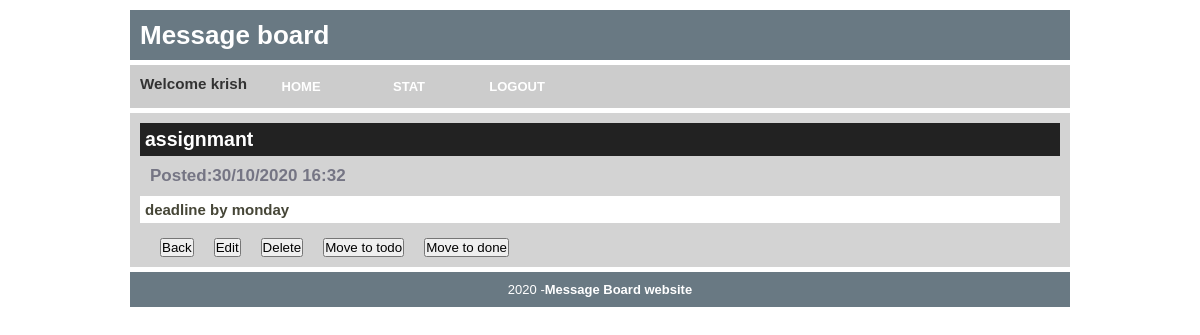
/item/1?table=inprogress (signed in), run on the app's committed database.
### models.py (models this page shows)
class User(db.Model,UserMixin):
    __tablename__ ='users'
    id = db.Column(db.Integer,primary_key=True,autoincrement=True)
    username = db.Column(db.String(100))
    email = db.Column(db.String(100),unique=True)
    password = db.Column(db.String(100))

class Inprogress(db.Model):
    __tablename__ = 'inprogress'
    id = db.Column(db.Integer,primary_key=True,autoincrement=True)
    title = db.Column(db.String(100),nullable=False)
    desc = db.Column(db.Text,nullable=False)
    date = db.Column(db.String(100),nullable=False)
    category = db.Column(db.String(100),nullable=False)
    username = db.Column(db.String(100))

### main.py (the view)
@login_required
@main.route('/item/<id>')
def show_task(id):
    id=id
    table = request.args.get('table')
    row = Todo.query.filter_by(id=id).first()
    if table == 'inprogress':
        row = Inprogress.query.filter_by(id=id).first()
    elif table == 'done':
        row = Done.query.filter_by(id=id).first()
    return render_template('item.html', row=row, id=id, table=table, user=current_user.username)

### __init__.py (called while the page is built)
def create_app():
    app = Flask(__name__)
    app.config['SECRET_KEY']='secret-key'
    app.config['SQLALCHEMY_DATABASE_URI']='sqlite:///db.sqlite'
    db.init_app(app)
    from .models import Todo, Inprogress, Done, User
    with app.app_context():
        db.create_all()
    login_manager = LoginManager()
    login_manager.login_view = 'auth.login'
    login_manager.init_app(app)
    from .models import User
    @login_manager.user_loader
    def load_user(id):
        return User.query.get(int(id))
    from .main import main as main_blueprint
    app.register_blueprint(main_blueprint)
    from .auth import auth as auth_blueprint
    app.register_blueprint(auth_blueprint)
    return app

### templates/item.html (shortened to what this page needs)
{% extends 'base.html' %}
{% block head %}
{{ super() }}
{% endblock %}
{% block nav %}
<div id="navigation">
    <ul>
        <li><h3>Welcome {{user}} </h3></li>
        <li><a href="{{ url_for('main.home')}}">Home</a></li>
        <li><a href="{{ url_for('main.statistics')}}">Stat</a></li>
        <li><a href="{{ url_for('auth.logout')}}">Logout</a></li>
    </ul>
</div>
{% endblock %}
{% block content %}
<div class="task_title">
    <h2>{{row.title}}</h2>
</div>
<div class="task_date">Posted:{{row.date}}</div>
<div class="task_desc"><p>{{row.desc}}</p></div>
<br>
<button class="btrow" onclick="window.history.back()">Back</button>
<form action="{{url_for('main.edit_item',id=id,table=table)}}" method="post" class="btrow">
    <input type="submit" value="Edit">
</form>
<form action="{{url_for('main.remove_item',id=id,table=table)}}" method="post" class="btrow">
    <input type="submit" value="Delete">
</form>
{% if table=='inprogress'%}
<form action="{{url_for('main.move_item',id=id,table=table,moveto='todo')}}" method="post" class="btrow">
    <input type="submit" value="Move to todo">
</form>
<form action="{{url_for('main.move_item',id=id,table=table,moveto='done')}}" method="post" class="btrow">
    <input type="submit" value="Move to done">
</form>
{% endif %}
{% endblock %}

### static/mb_css.css (style rules this page uses)
* { padding:0;margin:0; }
body { font-family:Arial,Helvetica,sans-serif; font-size:13px; }
#navigation { float:left; width:920px; color:#333; padding:10px; margin:0px 0px 5px 0px; background:#cccccc; }
#navigation ul { list-style-type: none; margin:0; padding:0; overflow:hidden; }
#navigation li { display:inline; float:left; }
#navigation a { display:block; width:100px; font-weight:bold; color:#FFFFFF; background-color:#cccccc; text-align:center; padding:4px; text-decoration:none; text-transform:uppercase; }
a { color:#444444; }
.task_title { color:#FFFFFF; margin:0px; padding:0px; background-color:#222222; }
.task_date { color:#757584; font-size:17px; font-weight:bold; }
.task_desc { margin:0px; padding:5px; color:#464637; font-size:20px; font-weight:bold; }
ul { list-style-type:none; padding:0px; margin:0px; }
.task_title { padding:5px; }
.task_date { padding:10px; }
.task_desc { padding-right:10px; font-size:15px; background-color:white; }
.btrow { float:left; margin-left:20px; }

### data on the page
User: username "krish"
Inprogress: title "assignmant", date "30/10/2020 16:32", desc "deadline by monday"
